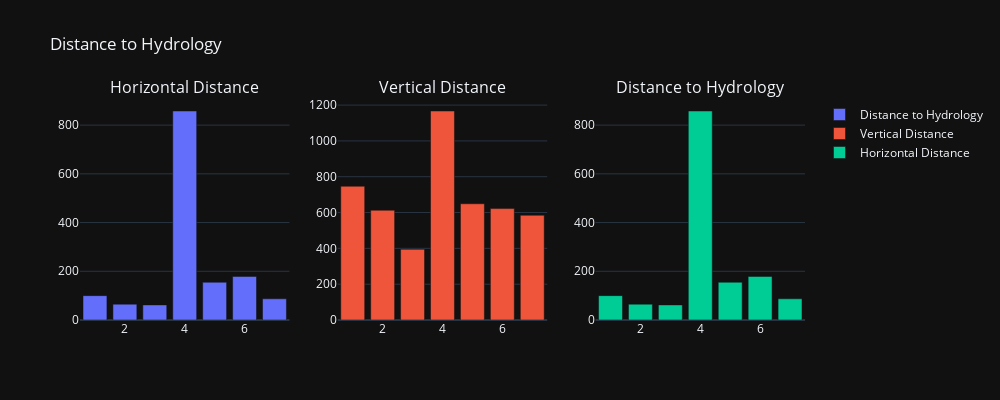

Source (notebook cell):
### Code cell
# barplots
distance_0 = df.loc[hydrology[hydrology.Distance_To_Hydrology <= 10].index].Cover_Type.value_counts()
vdistance_0 = df.loc[hydrology[hydrology.Vertical_Distance_To_Hydrology <= 10].index].Cover_Type.value_counts()
hdistance_0 = df.loc[hydrology[hydrology.Horizontal_Distance_To_Hydrology <= 10].index].Cover_Type.value_counts()

fig = make_subplots(rows=1, cols=3, subplot_titles=("Horizontal Distance", "Vertical Distance", "Distance to Hydrology"))

fig.add_trace(
    go.Bar(x=distance_0.index, y=distance_0.values, name='Distance to Hydrology'),
    row=1, col=1
)

fig.add_trace(
    go.Bar(x=vdistance_0.index, y=vdistance_0.values, name='Vertical Distance'),
    row=1, col=2
)

fig.add_trace(
    go.Bar(x=hdistance_0.index, y=hdistance_0.values, name='Horizontal Distance'),
    row=1, col=3
)

fig.update_layout(
    height=400,
    width=1000,
    title_text="Distance to Hydrology",
    template=plots_theme
    )

### Figure 1 — Plotly figure (JSON) as saved in the notebook; plotly's stock layout.template omitted (floating-point values rounded to 4 significant figures)
{"data": [{"name": "Distance to Hydrology", "type": "bar", "x": [4, 6, 5, 1, 7, 2, 3], "xaxis": "x", "y": [858, 179, 155, 100, 87, 65, 62], "yaxis": "y"}, {"name": "Vertical Distance", "type": "bar", "x": [4, 1, 5, 6, 2, 7, 3], "xaxis": "x2", "y": [1167, 747, 649, 622, 613, 585, 395], "yaxis": "y2"}, {"name": "Horizontal Distance", "type": "bar", "x": [4, 6, 5, 1, 7, 2, 3], "xaxis": "x3", "y": [858, 179, 155, 100, 87, 65, 62], "yaxis": "y3"}], "layout": {"annotations": [{"font": {"size": 16}, "showarrow": false, "text": "Horizontal Distance", "x": 0.1444, "xanchor": "center", "xref": "paper", "y": 1, "yanchor": "bottom", "yref": "paper"}, {"font": {"size": 16}, "showarrow": false, "text": "Vertical Distance", "x": 0.5, "xanchor": "center", "xref": "paper", "y": 1, "yanchor": "bottom", "yref": "paper"}, {"font": {"size": 16}, "showarrow": false, "text": "Distance to Hydrology", "x": 0.8556, "xanchor": "center", "xref": "paper", "y": 1, "yanchor": "bottom", "yref": "paper"}], "height": 400, "title": {"text": "Distance to Hydrology"}, "width": 1000, "xaxis": {"anchor": "y", "domain": [0, 0.2889]}, "xaxis2": {"anchor": "y2", "domain": [0.3556, 0.6444]}, "xaxis3": {"anchor": "y3", "domain": [0.7111, 1]}, "yaxis": {"anchor": "x", "domain": [0, 1]}, "yaxis2": {"anchor": "x2", "domain": [0, 1]}, "yaxis3": {"anchor": "x3", "domain": [0, 1]}}}
